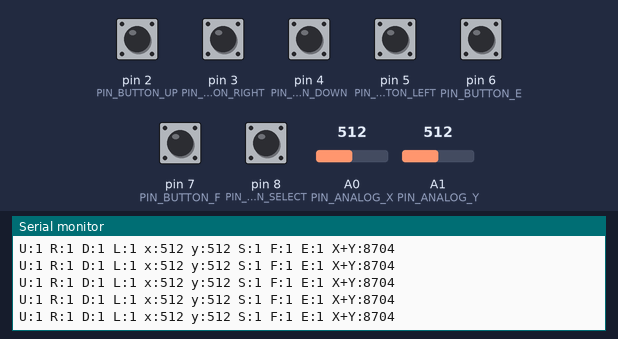
Simulated run of this sketch. Board: Arduino Uno, built with avr-gcc and run on an emulated ATmega328P. On the bench: the last lines printed to the serial monitor. Inputs (shaded band) come from the test bench; at power-on: pin 2 (PIN_BUTTON_UP), pin 3 (PIN_BUTTON_RIGHT), pin 4 (PIN_BUTTON_DOWN), pin 5 (PIN_BUTTON_LEFT), pin 6 (PIN_BUTTON_E), pin 7 (PIN_BUTTON_F), pin 8 (PIN_BUTTON_SELECT) HIGH, A1 (PIN_ANALOG_Y) = 512, A0 (PIN_ANALOG_X) = 512.

Above: at 4.2 s.
4.3 s: A1 (PIN_ANALOG_Y) set to 107
At 4.36 s:
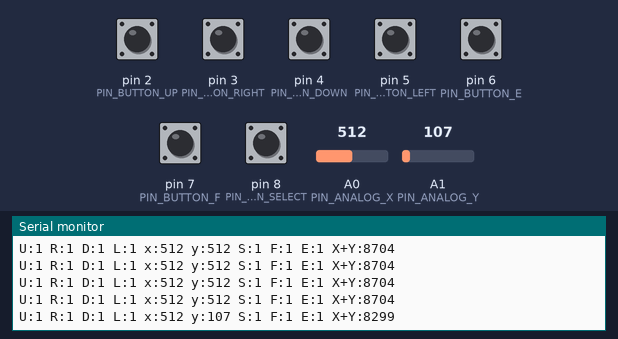
7.3 s: A1 (PIN_ANALOG_Y) set to 95
At 7.33 s:
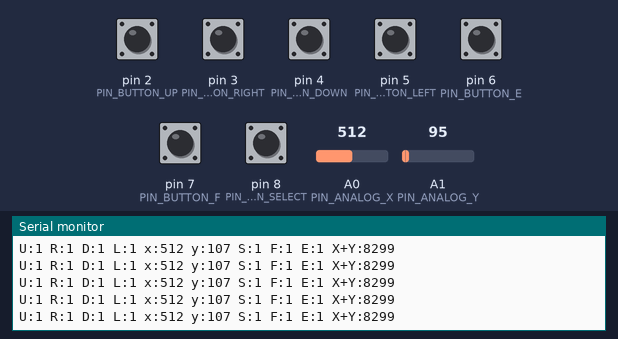
Timing chart, 0 to 10.3 s (numbered marks = the images above; inputs shaded):
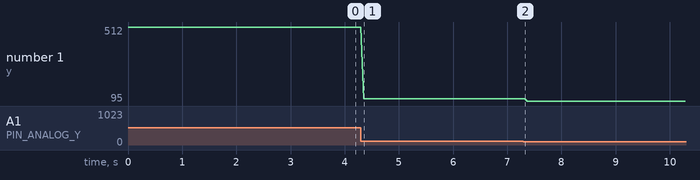

The sketch:

CR20150528_Joystick_Shield_V1.ino
```cpp
// Store the Arduino pin associated with each input

// Select button is triggered when joystick is pressed
const byte PIN_BUTTON_SELECT = 8;

const byte PIN_BUTTON_F = 7;
const byte PIN_BUTTON_E = 6;

const byte PIN_BUTTON_RIGHT = 3;
const byte PIN_BUTTON_UP = 2;
const byte PIN_BUTTON_DOWN = 4;
const byte PIN_BUTTON_LEFT = 5;

const byte PIN_ANALOG_X = 0;
const byte PIN_ANALOG_Y = 1;

void setup() {
  Serial.begin(9600);

  pinMode(PIN_BUTTON_RIGHT, INPUT);
  digitalWrite(PIN_BUTTON_RIGHT, HIGH);

  pinMode(PIN_BUTTON_LEFT, INPUT);
  digitalWrite(PIN_BUTTON_LEFT, HIGH);

  pinMode(PIN_BUTTON_UP, INPUT);
  digitalWrite(PIN_BUTTON_UP, HIGH);

  pinMode(PIN_BUTTON_DOWN, INPUT);
  digitalWrite(PIN_BUTTON_DOWN, HIGH);

  pinMode(PIN_BUTTON_SELECT, INPUT);
  digitalWrite(PIN_BUTTON_SELECT, HIGH);

  pinMode(PIN_BUTTON_E, INPUT);
  digitalWrite(PIN_BUTTON_E, HIGH);

  pinMode(PIN_BUTTON_F, INPUT);
  digitalWrite(PIN_BUTTON_F, HIGH);
}

void loop() {

  Serial.print("U:");
  Serial.print(digitalRead(PIN_BUTTON_UP));
  Serial.print(" ");

  Serial.print("R:");
  Serial.print(digitalRead(PIN_BUTTON_RIGHT));
  Serial.print(" ");

  Serial.print("D:");
  Serial.print(digitalRead(PIN_BUTTON_DOWN));
  Serial.print(" ");

  Serial.print("L:");
  Serial.print(digitalRead(PIN_BUTTON_LEFT));
  Serial.print(" ");


  Serial.print("x:");
  Serial.print(analogRead(PIN_ANALOG_X));
  Serial.print(" ");

  Serial.print("y:");
  Serial.print(analogRead(PIN_ANALOG_Y));
  Serial.print(" ");


  Serial.print("S:");
  Serial.print(digitalRead(PIN_BUTTON_SELECT));
  Serial.print(" ");


  Serial.print("F:");
  Serial.print(digitalRead(PIN_BUTTON_F));
  Serial.print(" ");

  Serial.print("E:");
  Serial.print(digitalRead(PIN_BUTTON_E));
  Serial.print(" ");

  Serial.print("X+Y:");
  Serial.print(analogRead(PIN_ANALOG_X)*10000 + analogRead(PIN_ANALOG_Y));
  Serial.print(" ");

  Serial.println();
}
```

Measured:
- after the input at 4.3 s, the serial monitor: prints a new line after 0.05 s (image 1)
- plotted number 1: 512 → 107 after the input at 4.3 s, 107 → 95 after the input at 7.3 s
